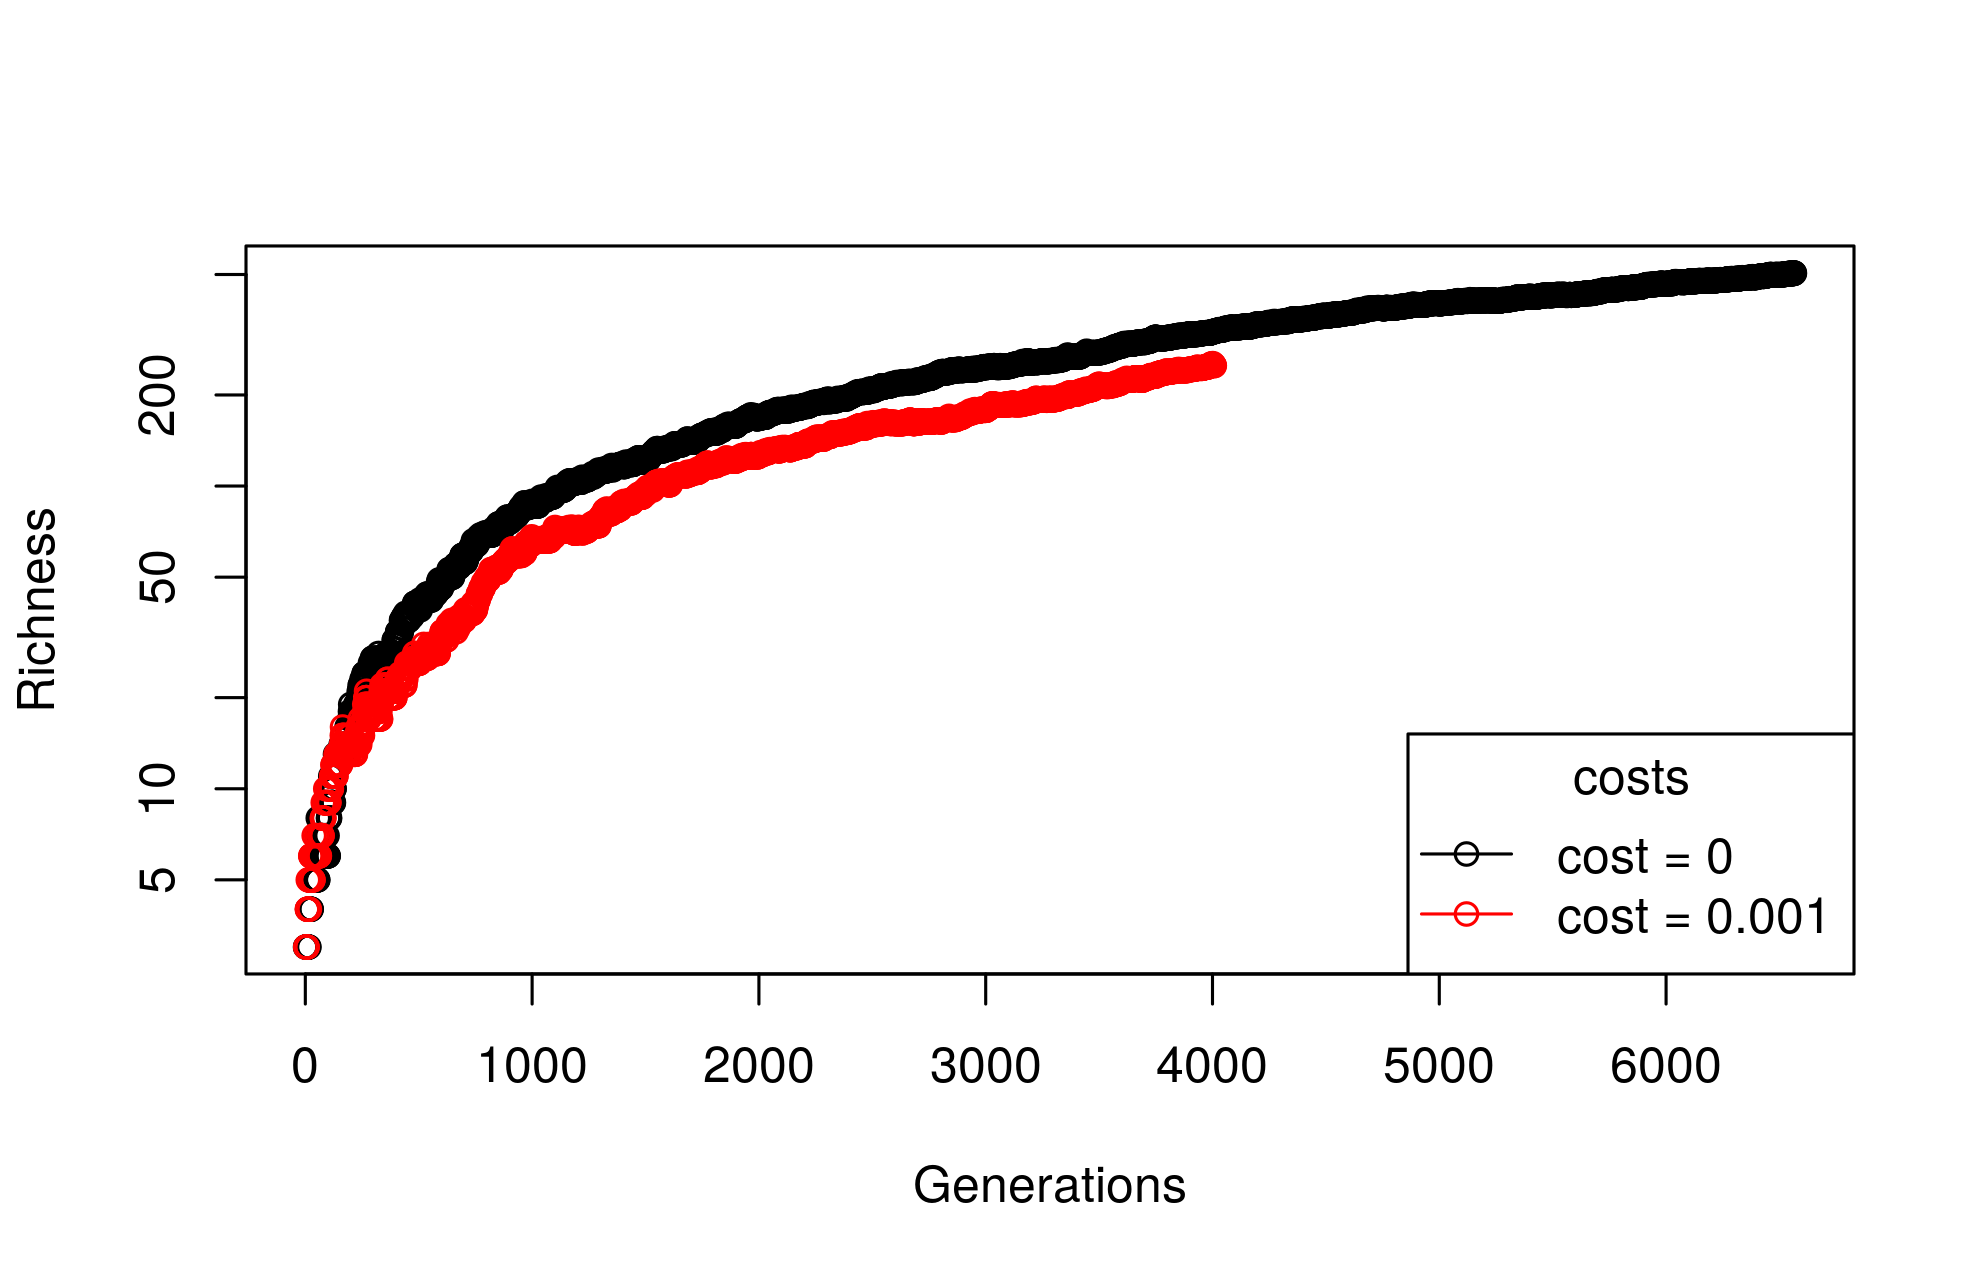

Reproduce this figure in R.
args <- commandArgs(trailingOnly = TRUE)
inputfile1<-args[1];
inputfile2<-args[2];

dat000<-read.csv(inputfile1,sep=" ",row.names=NULL);
dat001<-read.csv(inputfile2,sep=" ",row.names=NULL);
MAX<-10000;

png("./steadystate.png",width=1980,height=1280,res=300);
plot(dat000$Gi[1:MAX],dat000$gamma[1:MAX]+1,xlab="Generations",ylab="Richness",col=1,log="y")
points(dat001$Gi[1:MAX],dat001$gamma[1:MAX]+1,col=2)
legend("bottomright",legend=c("cost = 0","cost = 0.001"),col=c(1,2),pch=1,lwd=1,title="costs");
dev.off();
